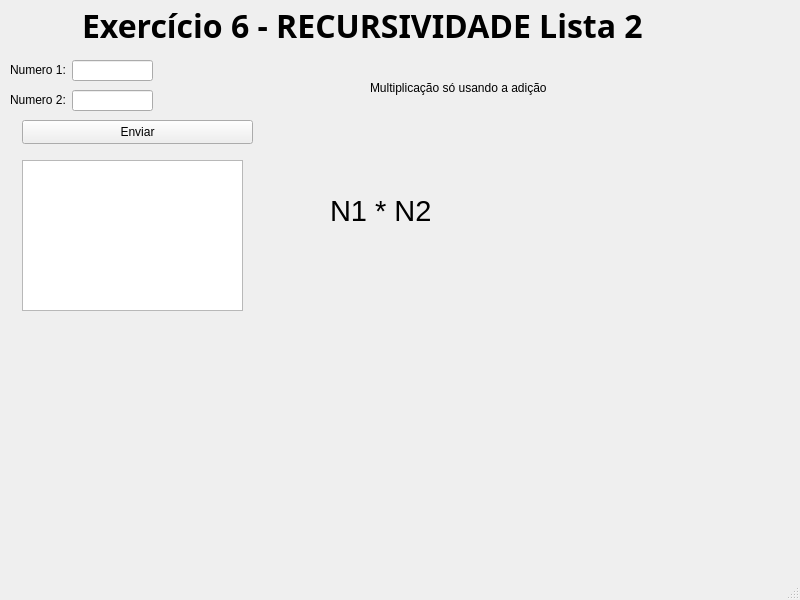
<?xml version="1.0" encoding="UTF-8"?>
<ui version="4.0">
 <class>MainWindow</class>
 <widget class="QMainWindow" name="MainWindow">
  <property name="geometry">
   <rect>
    <x>0</x>
    <y>0</y>
    <width>800</width>
    <height>600</height>
   </rect>
  </property>
  <property name="windowTitle">
   <string>MainWindow</string>
  </property>
  <widget class="QWidget" name="centralwidget">
   <widget class="QTextEdit" name="textEdit_Res">
    <property name="geometry">
     <rect>
      <x>22</x>
      <y>160</y>
      <width>221</width>
      <height>151</height>
     </rect>
    </property>
    <property name="font">
     <font>
      <family>Titillium Web</family>
      <pointsize>16</pointsize>
     </font>
    </property>
    <property name="readOnly">
     <bool>true</bool>
    </property>
   </widget>
   <widget class="QPushButton" name="pushButton_Enviar">
    <property name="geometry">
     <rect>
      <x>22</x>
      <y>120</y>
      <width>231</width>
      <height>24</height>
     </rect>
    </property>
    <property name="text">
     <string>Enviar</string>
    </property>
   </widget>
   <widget class="QLabel" name="label_2">
    <property name="geometry">
     <rect>
      <x>82</x>
      <y>10</y>
      <width>581</width>
      <height>31</height>
     </rect>
    </property>
    <property name="font">
     <font>
      <family>Sitka Heading Semibold</family>
      <pointsize>24</pointsize>
      <bold>true</bold>
     </font>
    </property>
    <property name="text">
     <string>Exercício 6 - RECURSIVIDADE Lista 2</string>
    </property>
   </widget>
   <widget class="QLineEdit" name="lineEdit_num">
    <property name="geometry">
     <rect>
      <x>72</x>
      <y>60</y>
      <width>81</width>
      <height>21</height>
     </rect>
    </property>
   </widget>
   <widget class="QLineEdit" name="lineEdit_num2">
    <property name="geometry">
     <rect>
      <x>72</x>
      <y>90</y>
      <width>81</width>
      <height>21</height>
     </rect>
    </property>
   </widget>
   <widget class="QLabel" name="label">
    <property name="geometry">
     <rect>
      <x>10</x>
      <y>60</y>
      <width>61</width>
      <height>20</height>
     </rect>
    </property>
    <property name="text">
     <string>Numero 1:</string>
    </property>
   </widget>
   <widget class="QLabel" name="label_3">
    <property name="geometry">
     <rect>
      <x>10</x>
      <y>90</y>
      <width>61</width>
      <height>20</height>
     </rect>
    </property>
    <property name="text">
     <string>Numero 2:</string>
    </property>
   </widget>
   <widget class="QLabel" name="label_4">
    <property name="geometry">
     <rect>
      <x>370</x>
      <y>80</y>
      <width>221</width>
      <height>16</height>
     </rect>
    </property>
    <property name="text">
     <string>Multiplicação só usando a adição</string>
    </property>
   </widget>
   <widget class="QLabel" name="label_5">
    <property name="geometry">
     <rect>
      <x>330</x>
      <y>170</y>
      <width>151</width>
      <height>81</height>
     </rect>
    </property>
    <property name="font">
     <font>
      <pointsize>22</pointsize>
     </font>
    </property>
    <property name="text">
     <string>N1 * N2</string>
    </property>
   </widget>
  </widget>
  <widget class="QMenuBar" name="menubar">
   <property name="geometry">
    <rect>
     <x>0</x>
     <y>0</y>
     <width>800</width>
     <height>21</height>
    </rect>
   </property>
  </widget>
  <widget class="QStatusBar" name="statusbar"/>
 </widget>
 <resources/>
 <connections/>
</ui>
